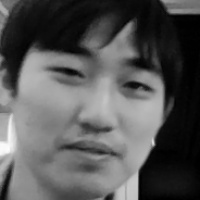
#> input picture proj/dataset/person_10101/user1.jpg, 200 x 200 px; its folder holds only this picture in this run
$ python -i open.py   (imports and definitions only)
#> lines starting #> are read from the running program, lines starting #| are printed output that depends on the picture; after the words box and inside, x2 and y2 are one past the last pixel; in counts of white or black regions, pixels touching at a corner belong together
#> further down, picture is the input picture: shape (200, 200, 3); min 0, max 253, mean 85.6
import cv2
import numpy as np
from os import listdir
from os.path import isdir, isfile, join

# 얼굴 인식용 haar/cascade 로딩
face_classifier = cv2.CascadeClassifier('classifier/haarcascade_frontalface_default.xml')


# 사용자 얼굴 학습
# [56 lines left out: functions train, trains, not called in this run]


# 얼굴 검출
def face_detector(img, size=0.5):
#> called with size = 0.5
    roi = None
    gray = cv2.cvtColor(img, cv2.COLOR_BGR2GRAY)
    faces = face_classifier.detectMultiScale(gray, 1.3, 5)
#> faces = [[14, 12, 181, 181]]
    if faces is ():
        return img, []
    for (x, y, w, h) in faces:
        cv2.rectangle(img, (x, y), (x + w, y + h), (0, 255, 255), 2)
        roi = img[y:y + h, x:x + w]
        roi = cv2.resize(roi, (200, 200))
#> this loop made 1 pass
#> pass 1, in face_detector, `roi = img[y:y + h, x:x + w]`:
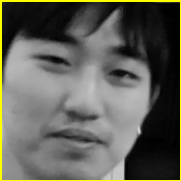
#> roi: shape (181, 181, 3); mean B, G, R 87.1, 95.5, 95.5
#> after the loop:
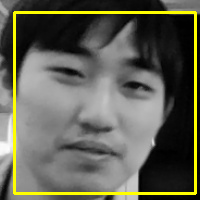
#> img: shape (200, 200, 3); 5.42% of pixels changed, all inside (x1, y1, x2, y2) = (13, 11, 197, 195)
    return img, roi  # 검출된 좌표에 사각 박스 그리고(img), 검출된 부위를 잘라(roi) 전달


# 인식 시작
# [59 lines left out: function run, not called in this run]

def main(id):
    models = trains(id)
    return run(models,id)

>>> import cv2
>>> picture = cv2.imread('../dataset/person_10101/user1.jpg')
>>> result = face_detector(picture)

$ run again, on proj/dataset/person_10101/user11.jpg
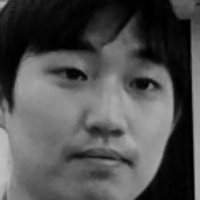
#> input picture proj/dataset/person_10101/user11.jpg, 200 x 200 px
#> picture is the input picture: shape (200, 200, 3); min 0, max 192, mean 80.1
#> faces = [[17, 12, 177, 177]]
#> the loop in face_detector, `for (x, y, w, h) in faces:` made 1 pass
#> pass 1, in face_detector, `roi = cv2.resize(roi, (200, 200))`:
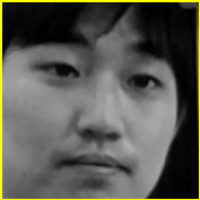
#> roi: shape (200, 200, 3); mean B, G, R 79.7, 88.5, 88.5
#> after the loop in face_detector, `for (x, y, w, h) in faces:`:
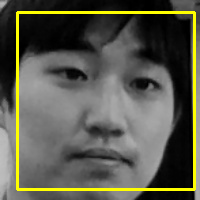
#> img: shape (200, 200, 3); 5.3% of pixels changed, all inside (x1, y1, x2, y2) = (16, 11, 196, 191)
